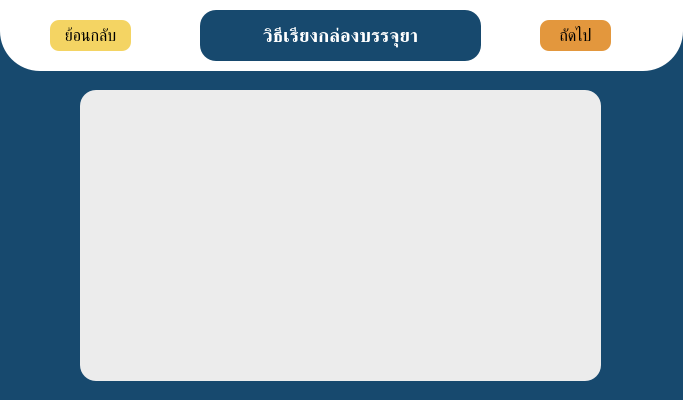
<?xml version="1.0" encoding="UTF-8"?>
<ui version="4.0">
 <class>sortDrug</class>
 <widget class="QMainWindow" name="sortDrug">
  <property name="geometry">
   <rect>
    <x>0</x>
    <y>0</y>
    <width>683</width>
    <height>400</height>
   </rect>
  </property>
  <property name="windowTitle">
   <string>วิธีเรียงกล่องบรรจุยา</string>
  </property>
  <property name="styleSheet">
   <string notr="true">
background-color: rgb(23, 73, 110);</string>
  </property>
  <widget class="QWidget" name="centralwidget">
   <widget class="QFrame" name="frame">
    <property name="geometry">
     <rect>
      <x>0</x>
      <y>-60</y>
      <width>683</width>
      <height>131</height>
     </rect>
    </property>
    <property name="styleSheet">
     <string notr="true">border-radius: 40px;
background-color: rgb(255, 255, 255);</string>
    </property>
    <property name="frameShape">
     <enum>QFrame::StyledPanel</enum>
    </property>
    <property name="frameShadow">
     <enum>QFrame::Raised</enum>
    </property>
    <widget class="QLabel" name="sort_label">
     <property name="geometry">
      <rect>
       <x>200</x>
       <y>70</y>
       <width>281</width>
       <height>51</height>
      </rect>
     </property>
     <property name="font">
      <font>
       <pointsize>14</pointsize>
       <weight>75</weight>
       <bold>true</bold>
      </font>
     </property>
     <property name="styleSheet">
      <string notr="true">border-radius: 16px;
color: rgb(255, 255, 255);
background-color: rgb(23, 73, 110);</string>
     </property>
     <property name="frameShape">
      <enum>QFrame::Box</enum>
     </property>
     <property name="lineWidth">
      <number>1</number>
     </property>
     <property name="text">
      <string>วิธีเรียงกล่องบรรจุยา</string>
     </property>
     <property name="textFormat">
      <enum>Qt::AutoText</enum>
     </property>
     <property name="scaledContents">
      <bool>false</bool>
     </property>
     <property name="alignment">
      <set>Qt::AlignCenter</set>
     </property>
     <property name="wordWrap">
      <bool>true</bool>
     </property>
    </widget>
    <widget class="QPushButton" name="add_back_pushButton">
     <property name="geometry">
      <rect>
       <x>50</x>
       <y>80</y>
       <width>81</width>
       <height>31</height>
      </rect>
     </property>
     <property name="font">
      <font>
       <pointsize>12</pointsize>
      </font>
     </property>
     <property name="styleSheet">
      <string notr="true">border-radius: 9px;
color: rgb(0, 0, 0);
background-color: rgb(244, 212, 99);</string>
     </property>
     <property name="text">
      <string>ย้อนกลับ</string>
     </property>
    </widget>
    <widget class="QPushButton" name="next_pushButton">
     <property name="geometry">
      <rect>
       <x>540</x>
       <y>80</y>
       <width>71</width>
       <height>31</height>
      </rect>
     </property>
     <property name="font">
      <font>
       <pointsize>12</pointsize>
      </font>
     </property>
     <property name="styleSheet">
      <string notr="true">border-radius: 9px;
color: rgb(0, 0, 0);
background-color: rgb(227, 151, 61);</string>
     </property>
     <property name="text">
      <string>ถัดไป</string>
     </property>
    </widget>
   </widget>
   <widget class="QFrame" name="frame_2">
    <property name="geometry">
     <rect>
      <x>80</x>
      <y>90</y>
      <width>521</width>
      <height>291</height>
     </rect>
    </property>
    <property name="styleSheet">
     <string notr="true">border-radius: 16px;
background-color: rgb(236, 236, 236);</string>
    </property>
    <property name="frameShape">
     <enum>QFrame::StyledPanel</enum>
    </property>
    <property name="frameShadow">
     <enum>QFrame::Raised</enum>
    </property>
   </widget>
  </widget>
 </widget>
 <resources/>
 <connections/>
</ui>
